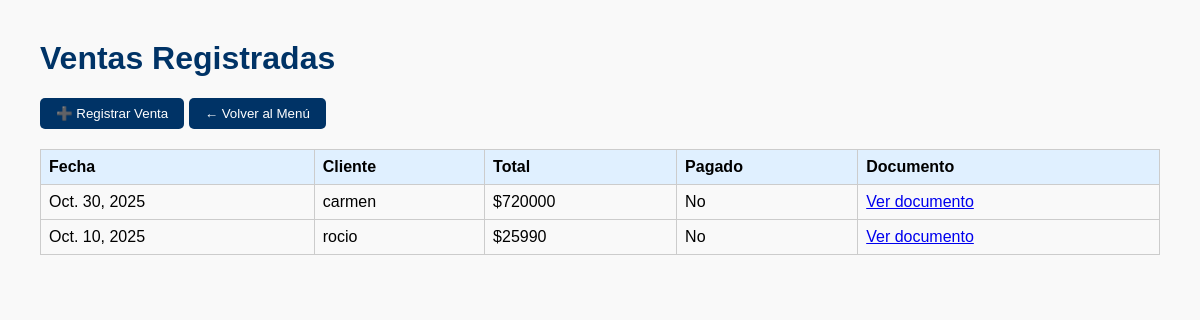
/ventas/listar/, run on the app's committed database.
### ventas/models.py (models this page shows, shortened)
class Venta(models.Model):
    fecha = models.DateField()
    cliente = models.CharField(max_length=255)
    total = models.DecimalField(max_digits=12, decimal_places=2)
    pagado = models.BooleanField(default=False)
    documento = models.FileField(upload_to='documentos_ventas/', blank=True, null=True)
    creado = models.DateTimeField(auto_now_add=True)

### ventas/views.py (the view)
# urls.py: path('listar/', views.listar_ventas, name='listar_ventas'),
def listar_ventas(request):
    ventas = Venta.objects.order_by('-fecha')
    return render(request, 'listar_ventas.html', {'ventas': ventas})

### ventas/templates/listar_ventas.html (shortened to what this page needs)
<!DOCTYPE html>
<html lang="es">
<head>
</head>
<body>
  <h1>Ventas Registradas</h1>
  <a href="{% url 'registrar_venta' %}"><button>➕ Registrar Venta</button></a>
  <a href="{% url 'menu_facturas' %}"><button>← Volver al Menú</button></a>
  <table>
    <tr>
      <th>Fecha</th>
      <th>Cliente</th>
      <th>Total</th>
      <th>Pagado</th>
      <th>Documento</th>
    </tr>
    {% for venta in ventas %}
    <tr>
      <td>{{ venta.fecha }}</td>
      <td>{{ venta.cliente }}</td>
      <td>${{ venta.total|floatformat:0 }}</td>
      <td>{{ venta.pagado|yesno:"Sí,No" }}</td>
      <td>
        {% if venta.documento %}
          <a href="{{ venta.documento.url }}" target="_blank">Ver documento</a>
        {% else %}
          —
        {% endif %}
      </td>
    </tr>
    {% empty %}
    <tr><td colspan="5">No hay ventas registradas.</td></tr>
    {% endfor %}
  </table>
</body>
</html>

### ventas/templates/listar_ventas.html (style rules this page uses)
body { font-family: Arial, sans-serif; margin: 40px; background-color: #f9f9f9; }
h1 { color: #003366; }
table { width: 100%; border-collapse: collapse; margin-top: 20px; }
th, td { border: 1px solid #ccc; padding: 8px; text-align: left; }
th { background-color: #e0f0ff; }
button { padding: 8px 16px; background-color: #003366; color: white; border: none; border-radius: 5px; cursor: pointer; }

### data on the page
Venta: fecha "Oct. 30, 2025", cliente "carmen", total "720000", pagado "No"
Venta: fecha "Oct. 10, 2025", cliente "rocio", total "25990", pagado "No"
